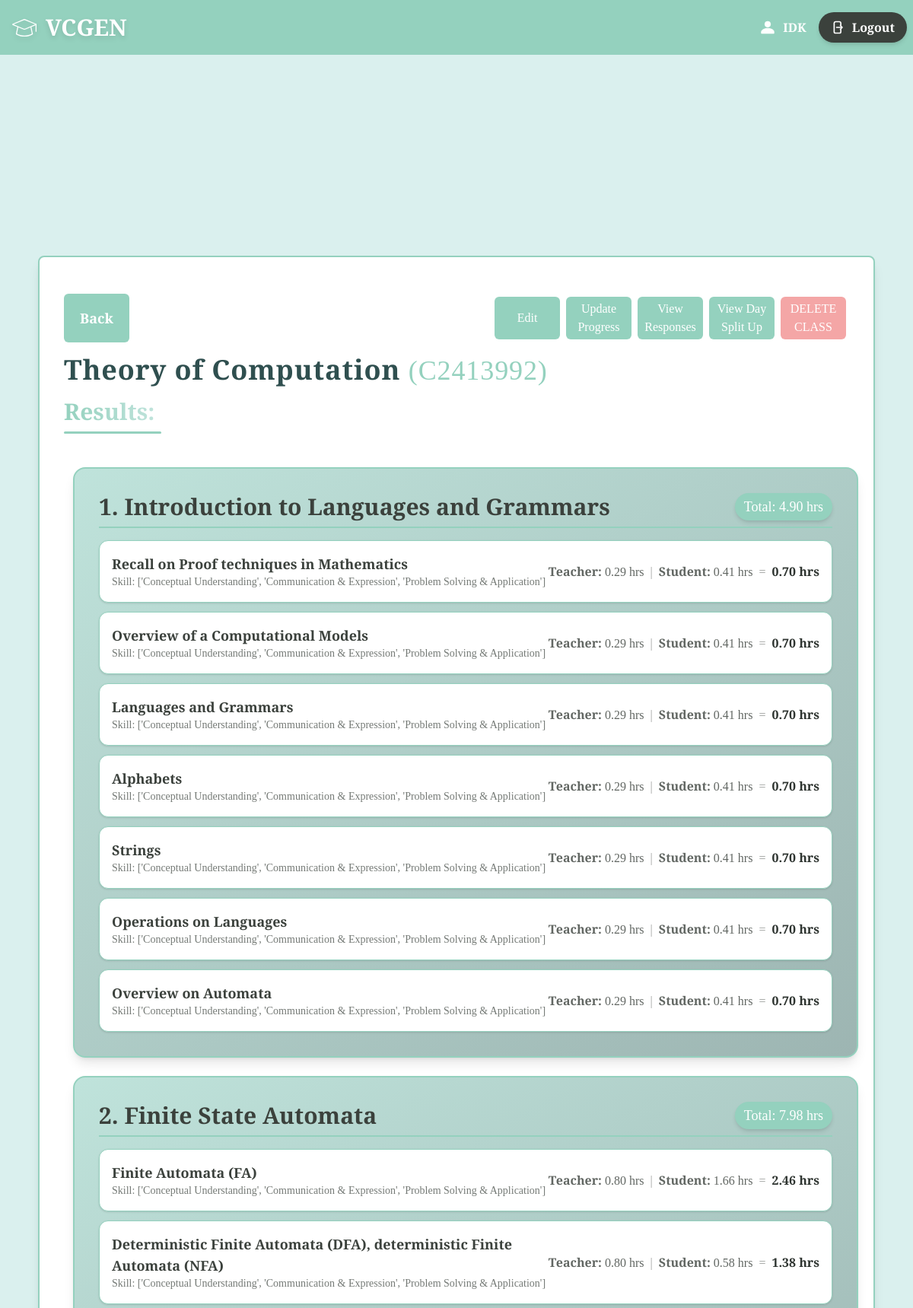
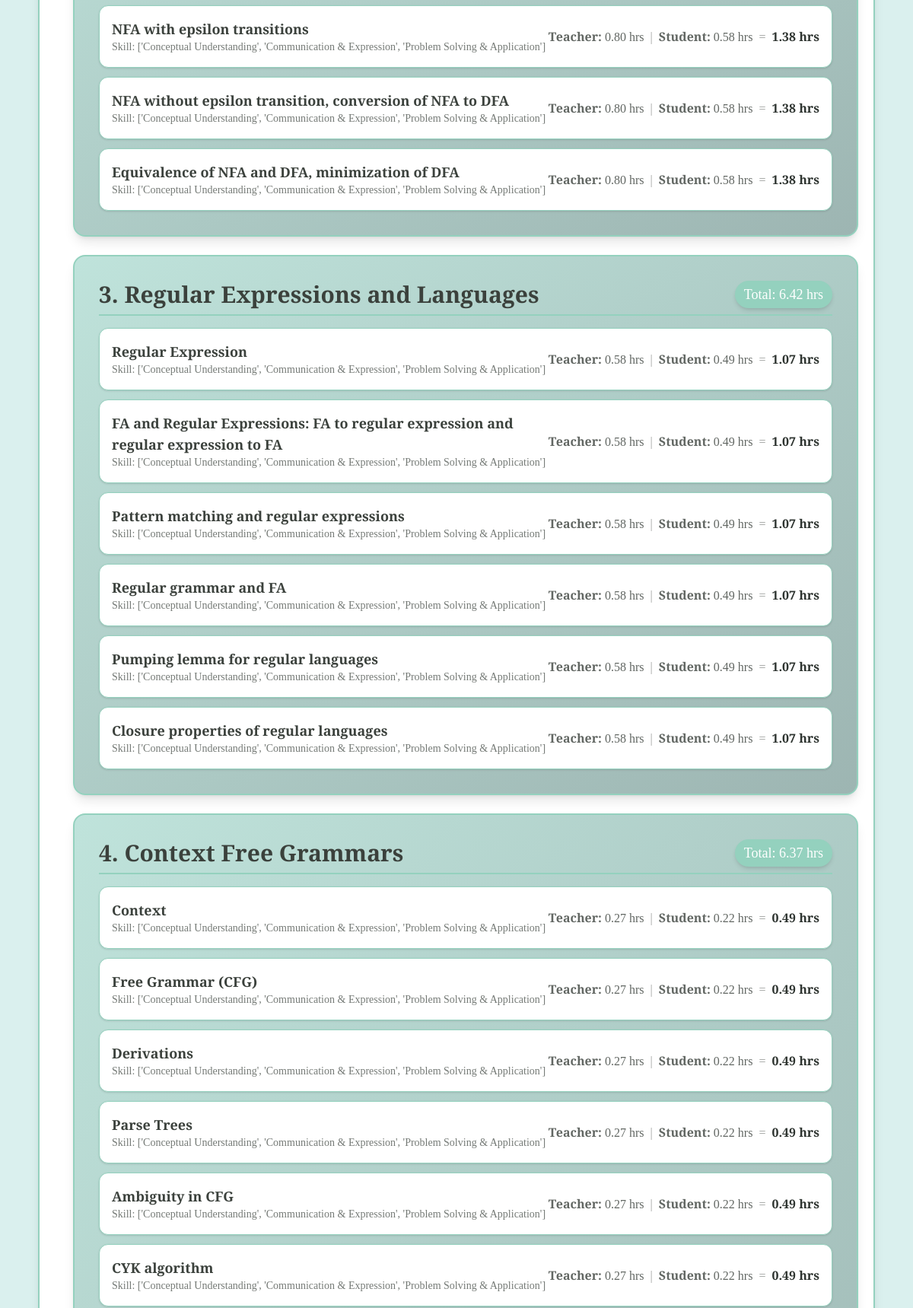
Page /results/C2413992 (signed in, upper part) on the committed database (2 pictures, top to bottom).
### main/models.py (models this page shows, shortened)
class Teacher(models.Model):
    teacher_id=models.CharField(max_length=8,primary_key=True)
    name=models.CharField(max_length=20)
    email=models.EmailField(null=False)
    password=models.CharField(null=False,max_length=128)

class Course(models.Model):
    course_id=models.CharField(max_length=8,primary_key=True)
    teacher=models.ForeignKey(Teacher,on_delete=models.CASCADE)
    name=models.CharField(max_length=20)
    hours=models.IntegerField()
    split=models.DecimalField(decimal_places=3,max_digits=10)
    accepting_response=models.BooleanField(default=True)

class Module(models.Model):
    module_id=models.CharField(max_length=8,primary_key=True)
    course=models.ForeignKey(Course,on_delete=models.CASCADE)
    hours=models.IntegerField()
    name=models.CharField(max_length=100)

class Topics(models.Model):
    topic_id=models.CharField(max_length=8,primary_key=True)
    module=models.ForeignKey(Module,on_delete=models.CASCADE)
    content=models.CharField(max_length=100)
    mapped_skill=models.JSONField()
    skill_confidence = models.JSONField(default=dict)
    teacherweight=models.DecimalField(decimal_places=3,max_digits=10)
    studentweight=models.DecimalField(decimal_places=3,max_digits=10)

### main/views.py (the view)
# urls.py: path("results/<str:class_id>",views.results,name="results"),
def results(request,class_id):
    context={}
    if 'user' not in request.session:
        return redirect('login')
    else:
        context['name']=Teacher.objects.filter(teacher_id=request.session['user'])[0].name
    ourclass=Course.objects.filter(course_id=class_id)
    if len(ourclass)<1:
        return redirect('classes')
    else:
        ourclass=ourclass[0]
        data={}
        modules=Module.objects.filter(course=ourclass)
        class cusModule:
            def __init__(self,mod):
                self.mod=mod
                self.topicslist=[]
                self.modtime=0
            def addtopic(self,topic):
                self.topicslist.append(topic)
                self.modtime+=topic.time
        class cusTopic:
            def __init__(self,topic,teachertime,studenttime):
                self.topic=topic
                self.teachertime=teachertime
                self.studenttime=studenttime
                self.time=teachertime+studenttime
        ourmods=[]
        for mod in modules:
            newmod=cusModule(mod)
            for topic in Topics.objects.filter(module=mod):
                teachertime=round(topic.teacherweight*mod.hours*ourclass.split,2)
                studenttime=round(topic.studentweight*ourclass.hours*(100-(ourclass.split*100))/100,2)
                newtopic=cusTopic(topic,teachertime,studenttime)
                newmod.addtopic(newtopic)
            ourmods.append(newmod)
        context['cid']=class_id
        context['cname']=ourclass.name
        context['modules']= ourmods#modules
    return render(request,"main/results.html",context=context)

### main/templates/main/results.html (shortened to what this page needs)
{% extends "base.html" %}
{% block body %}
<div class="flex flex-col  items-center justify-center min-h-screen bg-[#daf0ee]">
    <div class="w-11/12 bg-white m-2 p-8 rounded-lg shadow-lg border-2 border-[#94d1be] flex flex-col">
        <div class="flex w-full flex-row justify-between py-4 h-1/6">
            <div class="w-1/2 flex">
                <button onclick="location.href = '/classes';" class="w-1/6 bg-[#94d1be] font-bold text-white text-lg p-3 rounded-md hover:bg-[#9db5b2] transition duration-300 hover:cursor-pointer">Back</button>
            </div>
            <div class="w-1/2 flex justify-end">
                <button onclick="location.href = '/settings/{{cid}}';" class="w-1/6 bg-[#94d1be] text-white p-3 rounded-md hover:bg-[#9db5b2] transition duration-300 hover:cursor-pointer m-1">Edit</button>
                <button onclick="location.href = '/updateprogress/{{cid}}';"class="w-1/6 bg-[#94d1be] text-white p-1 rounded-md hover:bg-[#9db5b2] transition duration-300 hover:cursor-pointer m-1">Update Progress</button>
                <button onclick="location.href = '/responses/{{cid}}';"class="w-1/6 bg-[#94d1be] text-white p-1 rounded-md hover:bg-[#9db5b2] transition duration-300 hover:cursor-pointer m-1">View Responses</button>
                <button onclick="location.href = '/dayplan/{{cid}}';" class="w-1/6 bg-[#94d1be] text-white p-1 rounded-md hover:bg-[#9db5b2] transition duration-300 hover:cursor-pointer m-1">View Day Split Up</button>
                <button onclick="location.href = '/deleteclass/{{cid}}';" class="w-1/6 bg-[#F4A6A6] text-white p-1 rounded-md hover:bg-[#9db5b2] transition duration-300 hover:cursor-pointer m-1">DELETE CLASS</button>
            </div>
        </div>
        <h2 class="text-left text-3xl md:text-4xl font-bold cusfont text-[#2f4f4f] mb-4 tracking-wide">
            {{ cname }}
            <span class="text-[#94d1be] font-medium">({{ cid }})</span>
        </h2>
        <h3 class="text-left text-2xl md:text-3xl font-semibold cusfont text-[#3b413c] mb-8 relative">
            <span class="bg-gradient-to-r from-[#94d1be] to-[#bfe3db] bg-clip-text text-transparent">
            </span>
            <div class="h-[3px] w-32 mt-2 bg-[#94d1be] rounded-full"></div>
        </h3>
        {% for mod in modules %}
        <div class="w-full p-6 md:p-8 rounded-2xl shadow-lg border-2 border-[#94d1be] bg-gradient-to-br from-[#bfe3db] to-[#9db5b2] text-[#3b413c] m-3 transition-all duration-300 hover:shadow-xl hover:scale-[1.01]">
            <div class="flex justify-between items-center border-b-2 border-[#94d1be] pb-2 mb-4">
                <h1 class="text-2xl md:text-3xl font-semibold cusfont">
                    {{ forloop.counter }}. {{ mod.mod.name }}
                </h1>
                <span class="text-lg font-medium bg-[#94d1be] text-white px-3 py-1 rounded-full shadow-md">
                    Total: {{ mod.modtime }} hrs
                </span>
            </div>
            <ul class="space-y-3">
                {% for topic in mod.topicslist %}
                <li class="p-4 rounded-xl shadow-sm border transition-all duration-300
                    {% if topic.teachertime == 0 and topic.studenttime == 0 %}
                        bg-[#e8e8e8] border-gray-300 opacity-60
                    {% else %}
                        bg-white border-[#94d1be] hover:bg-[#f3faf9]
                    {% endif %}">
                    <div class="flex flex-col md:flex-row justify-between md:items-center">
                        <div class="flex-1">
                            <p class="font-semibold text-lg flex items-center gap-2">
                                {{ topic.topic.content }}
                            </p>
                            <p class="text-sm text-[#3b413c]/70">Skill:
                                <span class="font-medium">{{ topic.topic.mapped_skill }}</span>
                            </p>
                        </div>
                        <div class="mt-2 md:mt-0 text-sm md:text-base text-[#3b413c]/80">
                            {% if topic.teachertime == 0 and topic.studenttime == 0 %}
                                <span class="text-gray-500 italic">Completed — hours redistributed</span>
                            {% else %}
                                <span class="font-semibold">Teacher:</span> {{ topic.teachertime }} hrs
                                <span class="mx-1 text-[#3b413c]/50">|</span>
                                <span class="font-semibold">Student:</span> {{ topic.studenttime }} hrs
                                <span class="mx-1 text-[#3b413c]/50">=</span>
                                <span class="font-bold text-[#2e3430]">{{ topic.time }} hrs</span>
                            {% endif %}
                        </div>
                    </div>
                </li>
                {% endfor %}
            </ul>
        </div>
        {% endfor %}
    </div>
</div>
{% endblock %}

### main/templates/main/base.html (shortened to what this page needs)
<html>
    <head>
        {%load static%}
        <script src="https://cdn.jsdelivr.net/npm/@tailwindcss/browser@4"></script>
    </head>
    <body class="bg-[#daf0ee] text-[#3b413c] cusfont flex flex-col">
        <header class="bg-[#94d1be] text-white text-l font-bold py-4 text-center w-full flex flex-row justify-between">
            <div class="flex items-center space-x-3 hover:scale-105 transition-all duration-300 ease-in-out drop-shadow-md ml-4 hover:cursor-pointer" onclick="location.href='/'">
                {% load static %}
                <img src="{% static 'main/education-svg.svg' %}" class="h-8" alt="logo"/>
                <h1
                    class="text-3xl">
                    VCGEN
                </h1>
            </div>
            {% if name %}
            <div class="flex flex-row items-center">
                {%load static%}
                <img src="{% static 'main/person-svg.svg' %}" class="h-6" alt="profile picture"/>
                <h1 class="m-2">{{name}}  </h1>
                <button onclick="location.href='/';"
                    class="mx-2 flex items-center gap-2 px-4 py-2 bg-[#3b413c] text-white font-semibold rounded-full shadow-md
                        hover:bg-[#2e3430] hover:scale-105 transition-all duration-300 ease-in-out hover:cursor-pointer">
                    Logout
                </button>
            </div>
            {% else %}
            <h1 onclick="location.href = '/';" class="px-1"></h1>
            {% endif %}
        </header>
        {% block body %}
        {% endblock %}
    </body>
</html>

### main/templates/main/base.html (style rules this page uses)
.cusfont { font-family: "Playfair Display", serif; font-optical-sizing: auto; }

### rows in the picture
Teacher: name "IDK"
Course: name "Theory of Computation"
Module: mod.name "Introduction to Languages and Grammars"
Topics: topic.content "Recall on Proof techniques in Mathematics", topic.mapped_skill "['Conceptual Understanding', 'Communication & Expression', 'Problem Solving & Application']"
Topics: topic.content "Overview of a Computational Models", topic.mapped_skill "['Conceptual Understanding', 'Communication & Expression', 'Problem Solving & Application']"
Topics: topic.content "Languages and Grammars", topic.mapped_skill "['Conceptual Understanding', 'Communication & Expression', 'Problem Solving & Application']"
Topics: topic.content "Alphabets", topic.mapped_skill "['Conceptual Understanding', 'Communication & Expression', 'Problem Solving & Application']"
Topics: topic.content "Strings", topic.mapped_skill "['Conceptual Understanding', 'Communication & Expression', 'Problem Solving & Application']"
Topics: topic.content "Operations on Languages", topic.mapped_skill "['Conceptual Understanding', 'Communication & Expression', 'Problem Solving & Application']"
Topics: topic.content "Overview on Automata", topic.mapped_skill "['Conceptual Understanding', 'Communication & Expression', 'Problem Solving & Application']"
Module: mod.name "Finite State Automata"
Topics: topic.content "Finite Automata (FA)", topic.mapped_skill "['Conceptual Understanding', 'Communication & Expression', 'Problem Solving & Application']"
Topics: topic.content "Deterministic Finite Automata (DFA), deterministic Finite Automata (NFA)", topic.mapped_skill "['Conceptual Understanding', 'Communication & Expression', 'Problem Solving & Application']"
Topics: topic.content "NFA with epsilon transitions", topic.mapped_skill "['Conceptual Understanding', 'Communication & Expression', 'Problem Solving & Application']"
Topics: topic.content "NFA without epsilon transition, conversion of NFA to DFA", topic.mapped_skill "['Conceptual Understanding', 'Communication & Expression', 'Problem Solving & Application']"
Topics: topic.content "Equivalence of NFA and DFA, minimization of DFA", topic.mapped_skill "['Conceptual Understanding', 'Communication & Expression', 'Problem Solving & Application']"
Module: mod.name "Regular Expressions and Languages"
Topics: topic.content "Regular Expression", topic.mapped_skill "['Conceptual Understanding', 'Communication & Expression', 'Problem Solving & Application']"
Topics: topic.content "FA and Regular Expressions: FA to regular expression and regular expression to FA", topic.mapped_skill "['Conceptual Understanding', 'Communication & Expression', 'Problem Solving & Application']"
Topics: topic.content "Pattern matching and regular expressions", topic.mapped_skill "['Conceptual Understanding', 'Communication & Expression', 'Problem Solving & Application']"
Topics: topic.content "Regular grammar and FA", topic.mapped_skill "['Conceptual Understanding', 'Communication & Expression', 'Problem Solving & Application']"
Topics: topic.content "Pumping lemma for regular languages", topic.mapped_skill "['Conceptual Understanding', 'Communication & Expression', 'Problem Solving & Application']"
Topics: topic.content "Closure properties of regular languages", topic.mapped_skill "['Conceptual Understanding', 'Communication & Expression', 'Problem Solving & Application']"
Module: mod.name "Context Free Grammars"
Topics: topic.content "Context", topic.mapped_skill "['Conceptual Understanding', 'Communication & Expression', 'Problem Solving & Application']"
Topics: topic.content "Free Grammar (CFG)", topic.mapped_skill "['Conceptual Understanding', 'Communication & Expression', 'Problem Solving & Application']"
Topics: topic.content "Derivations", topic.mapped_skill "['Conceptual Understanding', 'Communication & Expression', 'Problem Solving & Application']"
Topics: topic.content "Parse Trees", topic.mapped_skill "['Conceptual Understanding', 'Communication & Expression', 'Problem Solving & Application']"
Topics: topic.content "Ambiguity in CFG", topic.mapped_skill "['Conceptual Understanding', 'Communication & Expression', 'Problem Solving & Application']"
Topics: topic.content "CYK algorithm", topic.mapped_skill "['Conceptual Understanding', 'Communication & Expression', 'Problem Solving & Application']"

### other values in the picture
{{ cid }} "C2413992"
{{ mod.modtime }} "4.90" "7.98" "6.42" "6.37"
{{ topic.teachertime }} "0.29" "0.29" "0.29" "0.29" "0.29" "0.29" "0.29" "0.80" "0.80" "0.80" "0.80" "0.80" "0.58" "0.58" "0.58" "0.58" "0.58" "0.58" "0.27" "0.27" "0.27" "0.27" "0.27" "0.27"
{{ topic.studenttime }} "0.41" "0.41" "0.41" "0.41" "0.41" "0.41" "0.41" "1.66" "0.58" "0.58" "0.58" "0.58" "0.49" "0.49" "0.49" "0.49" "0.49" "0.49" "0.22" "0.22" "0.22" "0.22" "0.22" "0.22"
{{ topic.time }} "0.70" "0.70" "0.70" "0.70" "0.70" "0.70" "0.70" "2.46" "1.38" "1.38" "1.38" "1.38" "1.07" "1.07" "1.07" "1.07" "1.07" "1.07" "0.49" "0.49" "0.49" "0.49" "0.49" "0.49"
